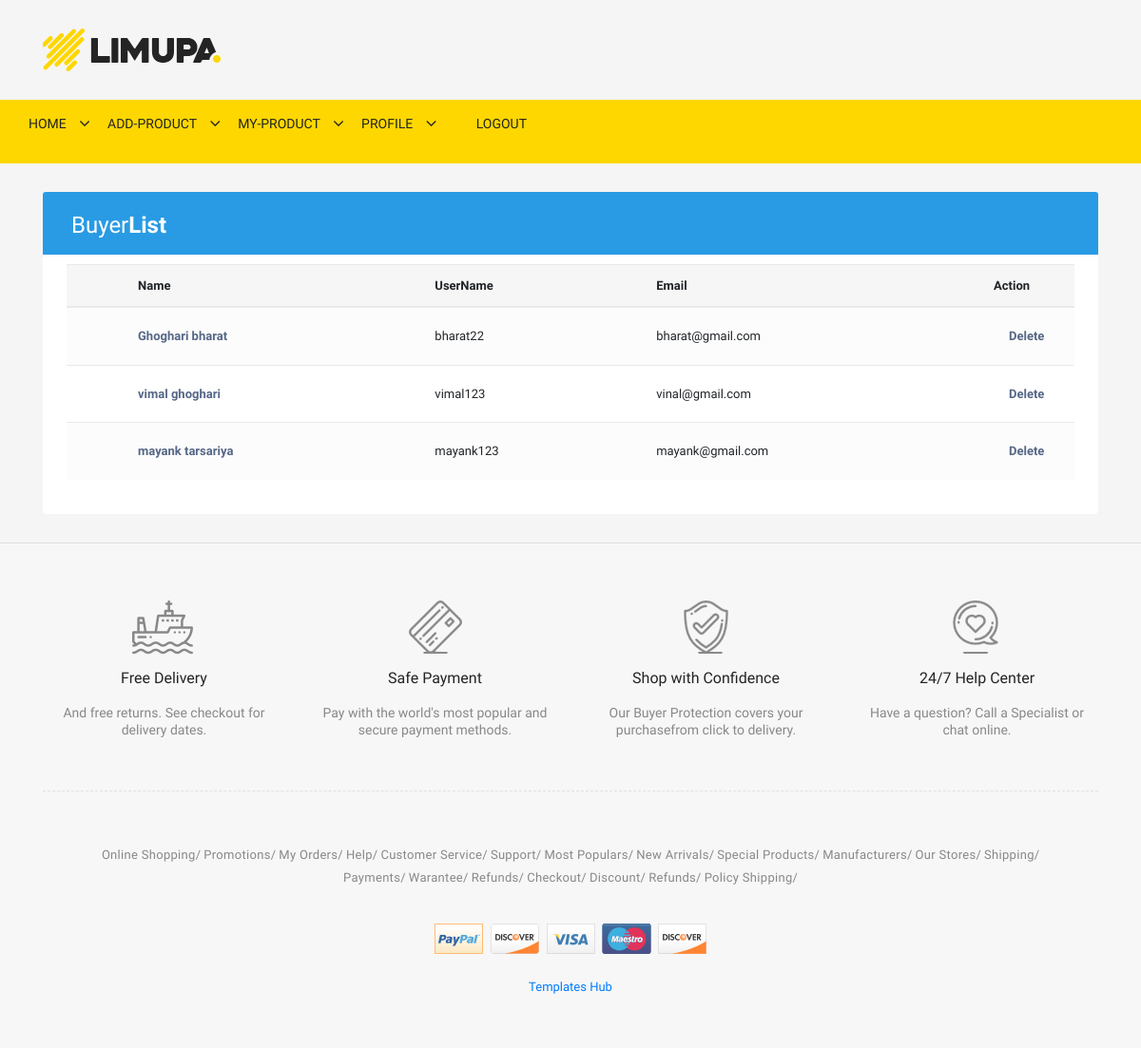
The page /buyer-list/ (signed in) on the database its author committed.
### myapp/models.py (models this page shows, shortened)
class User(AbstractUser):
    role1=(('seller','Seller'),('buyer','Buyer'))
    email=models.EmailField(unique=True)
    mobile=models.CharField(max_length=15,null=True,blank=True)
    role=models.CharField(max_length=10,choices=role1)
    verification=models.BooleanField(default=False)

### myapp/views.py (the view)
# urls.py: path('buyer-list/',views.buyer_list,name='buyer-list'),
@login_required(login_url='/login/')
def buyer_list(request):
    user=User.objects.filter(role='buyer')[::-1]
    return render(request,'admin/buyer-list.html',{'user':user})

### myapp/templates/admin/buyer-list.html (shortened to what this page needs)
{% extends 'header.html' %}
{% load static %}
{% block content %}
<link rel="stylesheet" href="https://stackpath.bootstrapcdn.com/bootstrap/4.5.0/css/bootstrap.min.css">
<link rel="stylesheet" href="https://maxcdn.bootstrapcdn.com/font-awesome/4.7.0/css/font-awesome.min.css">
</head>
<body>
<div class="container-xl">
    <div class="table-responsive">
        <div class="table-wrapper">
            <div class="table-title">
                <div class="row">
                    <div class="col-sm-5">
                        <h2>Buyer<b>List</b></h2>
                    </div>
                </div>
            </div>
            <table class="table table-striped table-hover">
                <thead>
                    <tr>
                        <th></th>
                        <th>Name</th>
                        <th>UserName</th>
                        <th>Email</th>
                        <th>Action</th>
                    </tr>
                </thead>
                <tbody>
                {% for user in user %}
                    <tr>
                        <td></td>
                        <td><a href="#">{{user.first_name}} {{user.last_name}}</a></td>
                        <td>{{user.username}}</td>
                        <td>{{user.email}}</td>
                        <td>
                            <a href="{% url 'delete-user' user.id %}" class="nav-item nav-link active">Delete</a>
                        </td>
                    </tr>
                {% endfor %}
                </tbody>
            </table>
        </div>
    </div>
</div>
{% endblock %}

### myapp/templates/admin/buyer-list.html (style rules this page uses)
body { color: #566787; background: #f5f5f5; font-family: 'Varela Round', sans-serif; font-size: 13px; }
.table-responsive { margin: 30px 0; }
.table-wrapper { min-width: 1000px; background: #fff; padding: 20px 25px; border-radius: 3px; box-shadow: 0 1px 1px rgba(0,0,0,.05); }
.table-title { padding-bottom: 15px; background: #299be4; color: #fff; padding: 16px 30px; margin: -20px -25px 10px; border-radius: 3px 3px 0 0; }
.table-title h2 { margin: 5px 0 0; font-size: 24px; }
table.table tr th, table.table tr td { border-color: #e9e9e9; padding: 12px 15px; vertical-align: middle; }
table.table tr th:first-child { width: 60px; }
table.table tr th:last-child { width: 100px; }
table.table-striped tbody tr:nth-of-type(odd) { background-color: #fcfcfc; }
table.table td a { font-weight: bold; color: #566787; display: inline-block; text-decoration: none; }

### rows shown on the page
User: first_name "Ghoghari", last_name "bharat", username "bharat22", email "bharat@gmail.com"
User: first_name "vimal", last_name "ghoghari", username "vimal123", email "vinal@gmail.com"
User: first_name "mayank", last_name "tarsariya", username "mayank123", email "mayank@gmail.com"
